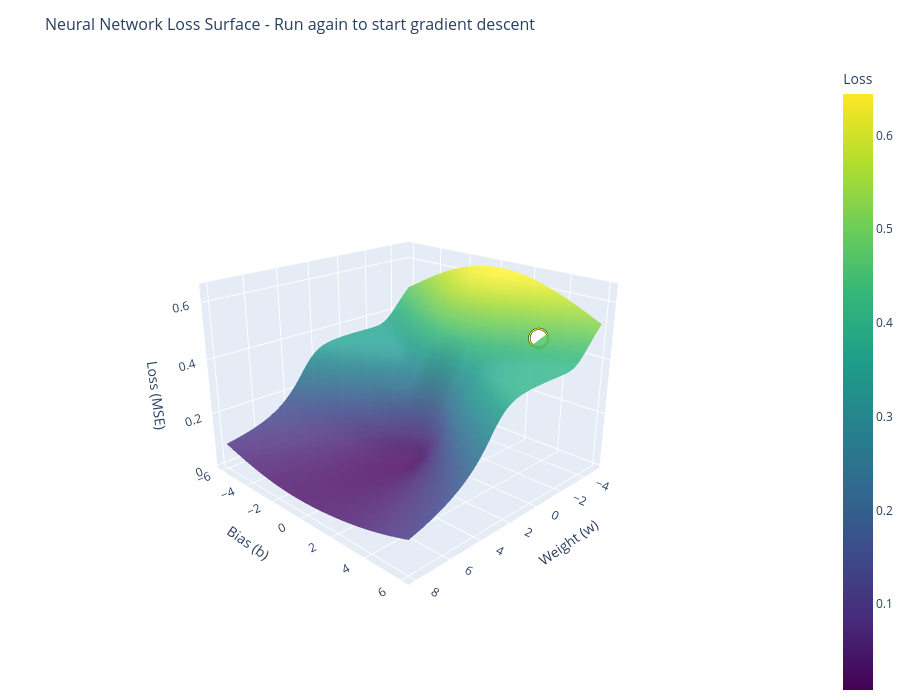

The code cell stored with this chart in its notebook:
### Markdown cell above
# Complex Loss Surface Visualization

Unlike linear regression which has a simple convex "bowl" loss surface with a single global minimum, neural networks have **non-convex loss landscapes** with multiple local minima, saddle points, and plateaus.

To visualize this, we create a minimal neural network with only **2 trainable parameters** so we can compute and plot the complete loss surface in 3D.

**Network architecture:**
- Input → 1 hidden neuron (sigmoid activation) → Output
- We freeze the output weight to 1, training only:
  - `w`: input-to-hidden weight  
  - `b`: hidden neuron bias
- The network computes: `output = sigmoid(w·x + b)`

This simple non-linear model produces a complex loss surface that gradient descent must navigate.

### Code cell
# Complex Loss Surface - 2 Parameter Neural Network
# Visualize the non-convex loss landscape of a minimal neural network

import numpy as np
import torch
import torch.nn as nn
import torch.optim as optim
import plotly.graph_objects as go
from IPython.display import clear_output
import time
import os

# --- TOGGLE LOGIC ---
state_file = '/tmp/loss_surface_toggle.txt'
if os.path.exists(state_file):
    with open(state_file, 'r') as f:
        current_state = int(f.read().strip())
else:
    current_state = 0

next_state = 1 - current_state
with open(state_file, 'w') as f:
    f.write(str(next_state))

# --- 1. CREATE NON-LINEAR DATA ---
np.random.seed(42)
n_points = 50

# Create data that requires non-linear fitting
x_surf = np.linspace(-2, 2, n_points)
# Target: a step-like function (sigmoid-ish shape)
y_surf = 1 / (1 + np.exp(-2 * x_surf)) + 0.1 * np.random.randn(n_points)

x_surf_tensor = torch.tensor(x_surf, dtype=torch.float32).view(-1, 1)
y_surf_tensor = torch.tensor(y_surf, dtype=torch.float32).view(-1, 1)

# --- 2. DEFINE MINIMAL 2-PARAMETER NETWORK ---
class TwoParamNet(nn.Module):
    """
    Minimal network with only 2 trainable parameters:
    - w: input weight
    - b: bias
    Output = sigmoid(w * x + b)
    """
    def __init__(self, w_init=0.0, b_init=0.0):
        super().__init__()
        self.w = nn.Parameter(torch.tensor([w_init]))
        self.b = nn.Parameter(torch.tensor([b_init]))
    
    def forward(self, x):
        return torch.sigmoid(self.w * x + self.b)

# --- 3. PRE-COMPUTE LOSS SURFACE ---
# Range of parameter values to explore
w_range = np.linspace(-5, 8, 60)
b_range = np.linspace(-6, 6, 60)
W_grid, B_grid = np.meshgrid(w_range, b_range)
loss_surface = np.zeros_like(W_grid)

# Compute MSE loss at each (w, b) point
for i in range(W_grid.shape[0]):
    for j in range(W_grid.shape[1]):
        w_val = W_grid[i, j]
        b_val = B_grid[i, j]
        # Compute prediction: sigmoid(w*x + b)
        pred = 1 / (1 + np.exp(-(w_val * x_surf + b_val)))
        loss_surface[i, j] = np.mean((y_surf - pred) ** 2)

# --- 4. VISUALIZATION FUNCTION ---
camera_view = dict(eye=dict(x=1.8, y=1.8, z=1.0))

def create_loss_surface_figure(path_w, path_b, path_loss, title, show_path=True):
    fig = go.Figure()
    
    # Loss surface
    fig.add_trace(go.Surface(
        x=W_grid, y=B_grid, z=loss_surface,
        colorscale='Viridis', opacity=0.85,
        showscale=True,
        colorbar=dict(title='Loss', x=1.02),
        name='Loss Surface'
    ))
    
    if show_path and len(path_w) > 0:
        # Gradient descent path
        fig.add_trace(go.Scatter3d(
            x=path_w, y=path_b, z=path_loss,
            mode='lines+markers',
            line=dict(color='red', width=6),
            marker=dict(size=3, color='red'),
            name='Optimization Path'
        ))
        
        # Current position (yellow ball)
        fig.add_trace(go.Scatter3d(
            x=[path_w[-1]], y=[path_b[-1]], z=[path_loss[-1]],
            mode='markers',
            marker=dict(size=12, color='yellow', symbol='circle',
                       line=dict(color='black', width=2)),
            name='Current Position'
        ))
        
        # Starting position (white ball)
        fig.add_trace(go.Scatter3d(
            x=[path_w[0]], y=[path_b[0]], z=[path_loss[0]],
            mode='markers',
            marker=dict(size=10, color='white', symbol='circle',
                       line=dict(color='black', width=2)),
            name='Start'
        ))
    
    fig.update_layout(
        title=dict(text=title, font=dict(size=16)),
        scene=dict(
            xaxis_title='Weight (w)',
            yaxis_title='Bias (b)',
            zaxis_title='Loss (MSE)',
            camera=camera_view,
            aspectmode='manual',
            aspectratio=dict(x=1, y=1, z=0.7)
        ),
        width=900, height=700,
        showlegend=False,
        margin=dict(l=0, r=0, b=0, t=60)
    )
    
    return fig

# --- 5. EXECUTION ---
# Starting position (intentionally in a tricky spot)
init_w, init_b = -3.0, 4.0

if current_state == 0:
    # STATE 0: Show surface with starting point only
    init_loss = np.mean((y_surf - 1 / (1 + np.exp(-(init_w * x_surf + init_b)))) ** 2)
    
    fig = create_loss_surface_figure(
        [init_w], [init_b], [init_loss],
        'Neural Network Loss Surface - Run again to start gradient descent'
    )
    fig.show()
    
    print("Notice the complex landscape with valleys, ridges, and flat regions.")
    print("Compare this to the simple convex bowl of linear regression!")
    print(f"\nStarting position: w={init_w:.1f}, b={init_b:.1f}, loss={init_loss:.4f}")

else:
    # STATE 1: Animate gradient descent
    model = TwoParamNet(w_init=init_w, b_init=init_b)
    optimizer = optim.Adam(model.parameters(), lr=0.1)
    criterion = nn.MSELoss()
    
    # Track path
    path_w = [init_w]
    path_b = [init_b]
    init_loss = np.mean((y_surf - 1 / (1 + np.exp(-(init_w * x_surf + init_b)))) ** 2)
    path_loss = [init_loss]
    
    # Show initial state
    fig = create_loss_surface_figure(path_w, path_b, path_loss, 'Epoch 0 | Starting gradient descent...')
    fig.show()
    time.sleep(0.5)
    
    num_epochs = 200
    for epoch in range(num_epochs):
        optimizer.zero_grad()
        outputs = model(x_surf_tensor)
        loss = criterion(outputs, y_surf_tensor)
        loss.backward()
        optimizer.step()
        
        # Record position
        w_curr = model.w.item()
        b_curr = model.b.item()
        loss_curr = loss.item()
        
        path_w.append(w_curr)
        path_b.append(b_curr)
        path_loss.append(loss_curr)
        
        # Update visualization
        if (epoch + 1) % 5 == 0:
            clear_output(wait=True)
            fig = create_loss_surface_figure(
                path_w, path_b, path_loss,
                f'Epoch {epoch+1}/{num_epochs} | w={w_curr:.2f}, b={b_curr:.2f} | Loss: {loss_curr:.4f}'
            )
            fig.show()
            time.sleep(0.05)
    
    # Final summary
    print(f"\nOptimization complete!")
    print(f"  Start:  w={init_w:.2f}, b={init_b:.2f}, loss={path_loss[0]:.4f}")
    print(f"  Final:  w={path_w[-1]:.2f}, b={path_b[-1]:.2f}, loss={path_loss[-1]:.4f}")
    print(f"\nThe path shows how gradient descent navigates the complex landscape.")
    print("Try different starting positions by modifying init_w and init_b!")

### Figure 1 — Plotly figure (JSON) as saved in the notebook; plotly's stock layout.template omitted (floating-point values rounded to 4 significant figures; data arrays with more than 128 entries replaced by an {"elided": "..."} marker saying what was removed)
{"data": [{"colorbar": {"title": {"text": "Loss"}, "x": 1.02}, "colorscale": [[0, "#440154"], [0.1111, "#482878"], [0.2222, "#3e4989"], [0.3333, "#31688e"], [0.4444, "#26828e"], [0.5556, "#1f9e89"], [0.6667, "#35b779"], [0.7778, "#6ece58"], [0.8889, "#b5de2b"], [1, "#fde725"]], "name": "Loss Surface", "opacity": 0.85, "showscale": true, "type": "surface", "x": {"elided": "60x60 float values"}, "y": {"elided": "60x60 float values"}, "z": {"elided": "60x60 float values"}}, {"line": {"color": "red", "width": 6}, "marker": {"color": "red", "size": 3}, "mode": "lines+markers", "name": "Optimization Path", "type": "scatter3d", "x": [-3], "y": [4], "z": [0.4747]}, {"marker": {"color": "yellow", "line": {"color": "black", "width": 2}, "size": 12, "symbol": "circle"}, "mode": "markers", "name": "Current Position", "type": "scatter3d", "x": [-3], "y": [4], "z": [0.4747]}, {"marker": {"color": "white", "line": {"color": "black", "width": 2}, "size": 10, "symbol": "circle"}, "mode": "markers", "name": "Start", "type": "scatter3d", "x": [-3], "y": [4], "z": [0.4747]}], "layout": {"height": 700, "margin": {"b": 0, "l": 0, "r": 0, "t": 60}, "scene": {"aspectmode": "manual", "aspectratio": {"x": 1, "y": 1, "z": 0.7}, "camera": {"eye": {"x": 1.8, "y": 1.8, "z": 1}}, "xaxis": {"title": {"text": "Weight (w)"}}, "yaxis": {"title": {"text": "Bias (b)"}}, "zaxis": {"title": {"text": "Loss (MSE)"}}}, "showlegend": false, "title": {"font": {"size": 16}, "text": "Neural Network Loss Surface - Run again to start gradient descent"}, "width": 900}}
